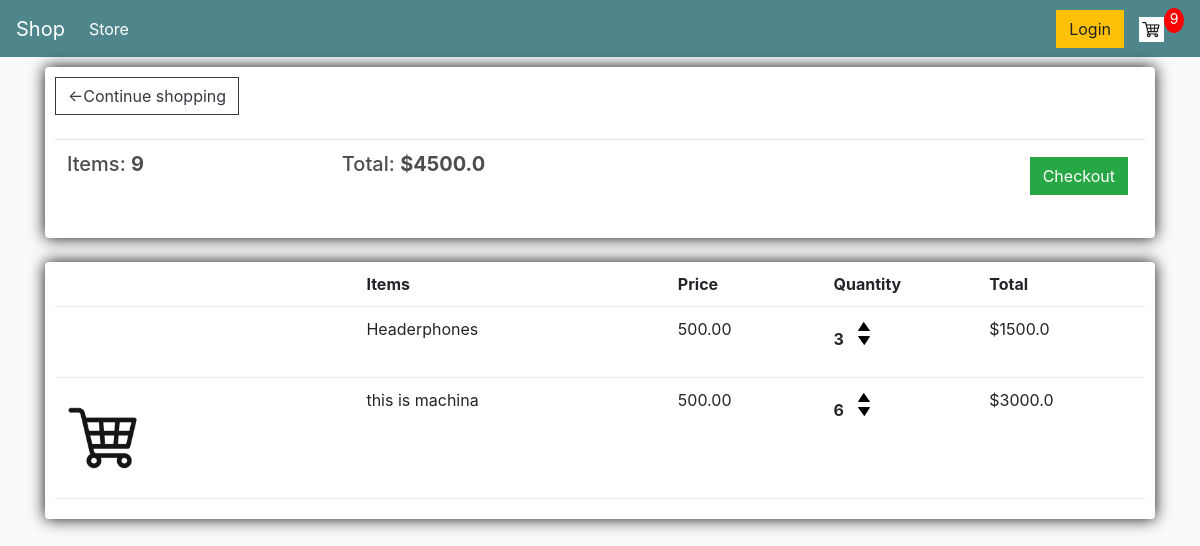
The app's page /cart/ (signed in) with its own data.
### store/models.py (models this page shows, shortened)
class Order(models.Model):
    customer = models.ForeignKey(Customer, on_delete=models.SET_NULL, null=True, blank=True)
    date_order = models.DateTimeField(auto_now_add=True)
    complete = models.BooleanField(default=False, null=True, blank=True)
    transaction_id = models.CharField(max_length=200, null=True)
    @property
    def get_cart_total(self):
        orderitems = self.orderitem_set.all()
        total = sum([item.get_total for item in orderitems])
        return total
    @property
    def get_cart_items(self):
        orderitems = self.orderitem_set.all()
        total = sum([item.quantity for item in orderitems])
        return total

class OrderItems(models.Model):
    product = models.ForeignKey(Product, on_delete=models.SET_NULL, null=True)
    order = models.ForeignKey(Order, on_delete=models.SET_NULL, null=True, related_name='orderitem_set')
    quantity = models.IntegerField(default=0, null=True, blank=True)
    date_added = models.DateTimeField(auto_now_add=True)
    @property
    def get_total(self):
        total = self.product.price * self.quantity
        return total

class Product(models.Model):
    name = models.CharField(verbose_name="Name product", max_length=200)
    price = models.FloatField()
    digital = models.BooleanField(default=False, null=True, blank=True)
    images = models.ImageField(verbose_name="Images is product", blank=True, null=True, upload_to="product/%Y/%m/%d")
    @property
    def imageURL(self):
        try:
            url = self.images.url
        except:
            url = ''
        return url

### store/views.py (the view)
# urls.py: path("cart/", views.cart, name="cart"),
def cart(request):
	if request.user.is_authenticated:
		customer = request.user.customer
		order, created = Order.objects.get_or_create(customer=customer, complete=False)
		items = order.orderitem_set.all()
		cartItems = order.get_cart_items
	else:
		items = []
		order = {"get_cart_total":0, "get_cart_items": 0, "shipping":False}
		cartItems = order['get_cart_items']
	context = {'items':items, 'order': order, 'cartItems':cartItems}
	return render(request, 'store/cart.html', context)

### store/templates/store/cart.html
{% extends 'store/main.html' %}
{% load static %}
{% block content %}
    <div class="row">
        <div class="col-lg-12">
            <div class="box-element">
                <a class="btn btn-outline-dark" href="{% url 'store' %}">&#x2190;Continue shopping</a>
                <br>
                <br>
                <table class="table">
                    <tr>
                            <th><h5>Items: <strong>{{ order.get_cart_items }}</strong></h5></th>
                            <th><h5>Total: <strong>${{ order.get_cart_total }}</strong></h5></th>
                            <th>
                                <a style="float:right; margin:5px ;" class="btn btn-success" href="{% url 'checkout' %}">Checkout</a>
                            </th>
                    </tr>
                </table>
            </div>
            <br>
            <div class="box-element">
                <div class="cart-row">
                    <div style="flex: 2;"></div>
                    <div style="flex: 2;"><strong>Items</strong></div>
                    <div style="flex: 1;"> <strong>Price</strong></div>
                    <div style="flex: 1;"><strong>Quantity</strong></div>
                    <div style="flex: 1;"><strong>Total</strong></div>
                </div>
                {% for item in items %}
                <div class="cart-row">
                    <div style="flex: 2;"><img class="row-image" src="{{ item.product.imageURL }}" alt=""></div>
                    <div style="flex: 2;">{{ item.product.name }}</div>
                    <div style="flex: 1;">{{item.product.price|floatformat:2}}</div>
                    <div style="flex: 1;">
                        <p class="quantity">{{item.quantity}}</p>
						<div class="quantity">
							<img data-product="{{item.product.id}}" data-action="add" class="chg-quantity update-cart" src="{% static  'images/arrow-up.png' %}">
							<img data-product="{{item.product.id}}" data-action="remove" class="chg-quantity update-cart" src="{% static  'images/arrow-down.png' %}">
						</div>
                    </div>
                    <div style="flex: 1;">${{item.get_total}}</div>
                </div>
                {% endfor %}
            </div>
        </div>
    </div>
{% endblock %}

### store/templates/store/main.html (shortened to what this page needs)
<!DOCTYPE html>
{% load static %}
<html lang="en">
<head>
    <link rel="stylesheet" href="https://stackpath.bootstrapcdn.com/bootstrap/4.4.1/css/bootstrap.min.css">
    <link rel="stylesheet" href="{% static 'css/main.css' %}">
</head>
<body>
        <nav class="navbar navbar-expand-lg navbar-dark bg-dark">
            <a class="navbar-brand" href="{% url 'store' %}">Shop</a>
            <div class="collapse navbar-collapse" id="navbarSupportedContent">
            <ul class="navbar-nav mr-auto">
                <li class="nav-item active">
                <a class="nav-link" href="{% url 'store' %}">Store<span class="sr-only">(current)</span></a>
                </li>
            </ul>
            <div class="form-inline my-2 my-lg-0">
                <a href="#"class="btn btn-warning">Login</a>
                <a href="{% url 'cart' %}">
                   <img  id="cart-icon" src="{% static 'images/cart.jpeg' %}">
               </a>
               <p id="cart-total">{{cartItems}}</p>
           </div>
            </div>
        </nav>
    <div class="container">
        {% block content %}
        {% endblock %}
    </div>
</body>
</html>

### store/static/css/main.css (style rules this page uses)
body { background-color: hsl(0, 0%, 98%); }
h1,h2,h3,h4,h5,h6 { color:hsl(0, 0%, 30%); }
.box-element { box-shadow:hsl(0, 0%, 6%) 0 0 16px; background-color: #fff; border-radius: 4px; padding: 10px; }
.bg-dark { background-color: #4f868c!important; }
#cart-icon { width:25px; display: inline-block; margin-left: 15px; }
#cart-total { display: block; text-align: center; color:#fff; background-color: red; width: 20px; height: 25px; border-radius: 50%; font-size: 14px; }
.col-lg-4, .col-lg-6, .col-lg-8, .col-lg-12 { margin-top: 10px; }
.btn { border-radius: 0; }
.row-image { width: 100px; }
.cart-row { display: flex; align-items: flex-stretch; padding-bottom: 10px; margin-bottom: 10px; border-bottom: 1px solid #ececec; }
.quantity { display: inline-block; font-weight: 700; padding-right:10px; }
.chg-quantity { width: 12px; cursor: pointer; display: block; margin-top: 5px; transition:.1s; }

### records on screen
Order: get_cart_items "9", get_cart_total "4500.0"
OrderItems: product.name "Headerphones", product.price "500.00", quantity "3", get_total "1500.0"
OrderItems: product.imageURL (picture), product.name "this is machina", product.price "500.00", quantity "6", get_total "3000.0"

### other values on screen
{{ cartItems }} "9"
